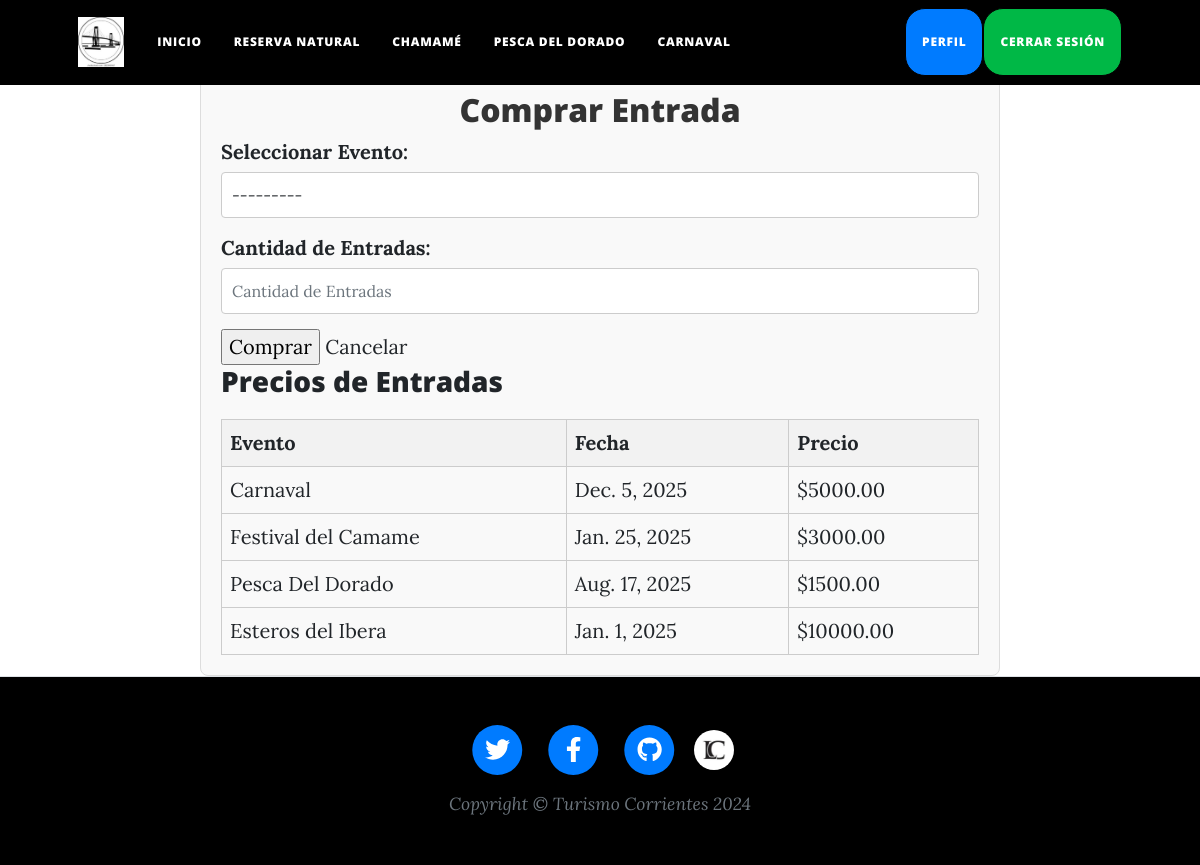
The page /comprarEntrada/ (signed in) on the database its author committed.
### AppFinal/models.py (models this page shows)
class Evento(models.Model):
    nombre = models.CharField(max_length=100)
    fecha = models.DateField()
    precio = models.DecimalField(max_digits=10, decimal_places=2)
    def __str__(self):
        return f"{self.nombre}"

### AppFinal/views.py (the view)
# urls.py: path('comprarEntrada/', comprarEntrada, name='comprarEntrada'),
@login_required
def comprarEntrada(request):
    eventos = Evento.objects.all()  # Obtener todos los eventos con sus precios
    if request.method == 'POST':
        form = SeleccionarEventoForm(request.POST)
        if form.is_valid():
            evento = form.cleaned_data['evento']
            cantidad = form.cleaned_data['cantidad']
            CompraEntrada.objects.create(
                usuario=request.user,
                evento=evento,
                cantidad=cantidad
            )
            return redirect('confirmacionCompra')  # Redirige a la página de confirmación
    else:
        form = SeleccionarEventoForm()
    return render(request, 'comprarEntrada.html', {'form': form, 'eventos': eventos})

### AppFinal/forms.py
class SeleccionarEventoForm(forms.Form):
        evento = forms.ModelChoiceField(
                queryset=Evento.objects.all(),
                widget=forms.Select(attrs={'class': 'form-control'}),
                label='Seleccionar Evento')
        cantidad = forms.IntegerField(
                min_value=1,
                widget=forms.NumberInput(attrs={'class': 'form-control', 'placeholder': 'Cantidad de Entradas'}),
                label='Cantidad de Entradas')

### AppFinal/templates/comprarEntrada.html (shortened to what this page needs)
{% extends 'padre.html' %}
{% load static %}
{% block contenidoQueCambia %}
<div class="form-container">
    <h2>Comprar Entrada</h2>
    <form method="post" action="{% url 'comprarEntrada' %}">
        {% for field in form %}
            <div class="form-group">
                {{ field.label_tag }}
                {{ field }}
            </div>
        {% endfor %}
        <input type="submit" value="Comprar">
        <a href="{% url 'index' %}" class="btn-cancel">Cancelar</a>
    </form>
    <h3>Precios de Entradas</h3>
    <table class="price-table">
        <thead>
            <tr>
                <th>Evento</th>
                <th>Fecha</th>
                <th>Precio</th>
            </tr>
        </thead>
        <tbody>
            {% for evento in eventos %}
            <tr>
                <td>{{ evento.nombre }}</td>
                <td>{{ evento.fecha }}</td>
                <td>${{ evento.precio }}</td>
            </tr>
            {% endfor %}
        </tbody>
    </table>
</div>
{% endblock %}

### AppFinal/templates/padre.html (style rules this page uses)
html, body { height: 100%; margin: 0; display: flex; flex-direction: column; }
body { padding-top: 70px; }

### AppFinal/templates/comprarEntrada.html (style rules this page uses)
.form-container { max-width: 800px; margin: 0 auto; padding: 20px; border: 1px solid #ddd; border-radius: 8px; background-color: #f9f9f9; }
.form-container h2 { text-align: center; color: #333; }
.form-container .form-group { margin-bottom: 15px; }
.form-container .form-group label { margin-bottom: 5px; font-weight: bold; display: block; }
.form-container .form-group input, .form-container .form-group select { width: 100%; padding: 10px; border: 1px solid #ccc; border-radius: 4px; box-sizing: border-box; }
.price-table { width: 100%; margin-top: 20px; border-collapse: collapse; }
.price-table th, .price-table td { border: 1px solid #ccc; padding: 8px; text-align: left; }
.price-table th { background-color: #f2f2f2; }

### rows shown on the page
Evento: nombre "Carnaval", fecha "Dec. 5, 2025", precio "5000.00"
Evento: nombre "Festival del Camame", fecha "Jan. 25, 2025", precio "3000.00"
Evento: nombre "Pesca Del Dorado", fecha "Aug. 17, 2025", precio "1500.00"
Evento: nombre "Esteros del Ibera", fecha "Jan. 1, 2025", precio "10000.00"

### other values the page prints
{{ field.label_tag }} "Seleccionar Evento:" "Cantidad de Entradas:"
